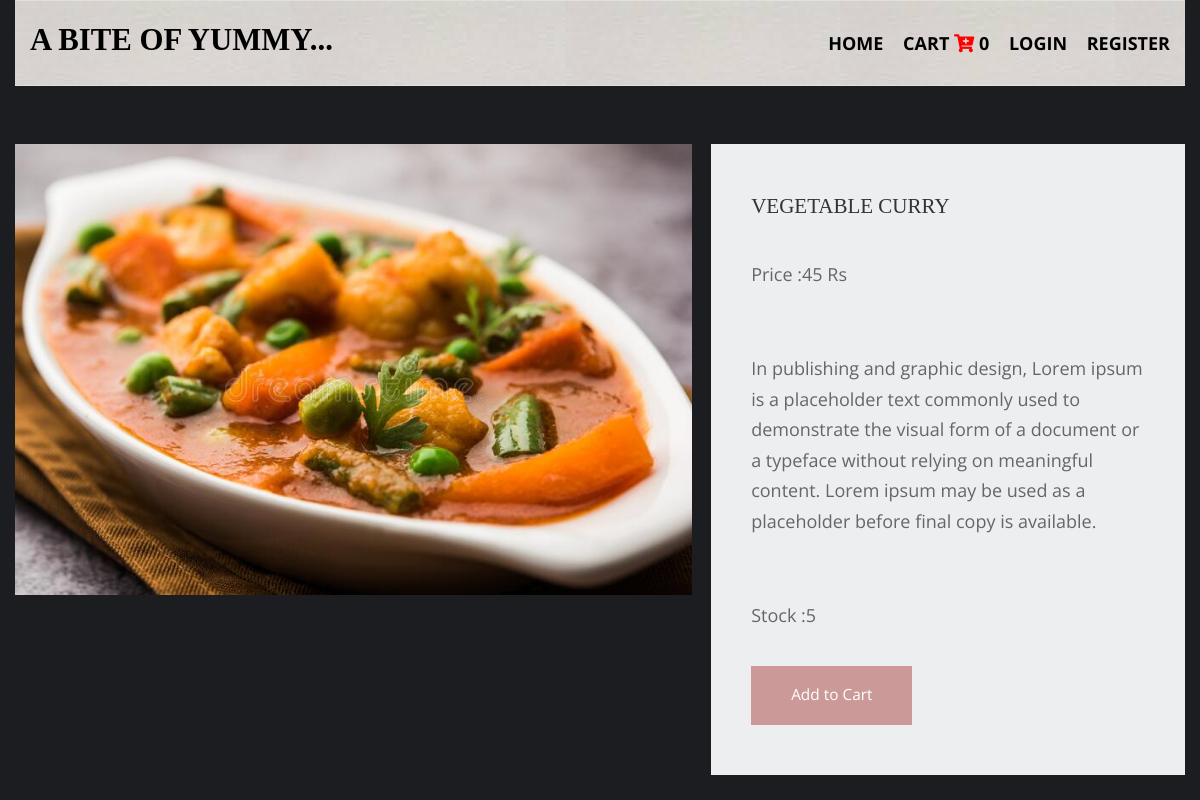
Page /vegetables/vegetable-curry on the committed database.
### shop/models.py (models this page shows, shortened)
class products(models.Model):
    name = models.CharField(max_length=150, unique=True)
    slug = models.SlugField(max_length=250, unique=True)
    img = models.ImageField(upload_to='product')
    desc = models.TextField()
    stock = models.IntegerField()
    available = models.BooleanField()
    price = models.IntegerField()
    category = models.ForeignKey(categ, on_delete=models.CASCADE)

### shop/views.py (the view)
# urls.py: path('<slug:c_slug>/<slug:product_slug>',views.prodDetails,name='details'),
def prodDetails(request, c_slug, product_slug):
    try:
        prod = products.objects.get(category__slug=c_slug, slug=product_slug)
    except Exception as e:
        raise e
    return render(request, 'item.html', {'pr': prod})

### cart/context_processor.py (called while the page is built)
def count(request):
    item_count=0;
    if 'admin' in request.path:
        return{}
    else:
        try:
            ct=cartlist.objects.filter(cart_id=c_id(request))
            cti=items.objects.all().filter(cart=ct[ :1])
            for c in cti:
                item_count += c.quan
        except cartlist.DoesNotExist:
            item_count=0
        return dict(itc=item_count)

### cart/views.py (called while the page is built)
def c_id(request):
    ct_id = request.session.session_key
    if not ct_id:
        ct_id = request.session.create()
    return ct_id

### templates/item.html (shortened to what this page needs)
{% extends 'base.html' %}
{% load static %}
{% block content %}
<html lang="en">
<head>
    <link href="{% static 'pr/fontawesome/css/all.min.css' %}" rel="stylesheet" />
    <link href="{% static 'pr/css/templatemo-comparto.css' %}" rel="stylesheet" />
</head>
<body>
  <br><br>
        <section class="tm-mb-1" id="about">
            <div class="tm-row tm-about-row">
                <div class="tm-section-1-l">
                    <img src="{{pr.img.url}}" alt="About image" class="tm-img-responsive">
                </div>
                <article class="tm-section-1-r tm-bg-color-8">
                    <h2 class="tm-mb-2 tm-title-color">{{pr.name}}</h2>
                    <p>Price :{{pr.price}} Rs</p><br>
                    <p>{{pr.desc}}</p><br>
                    <p>Stock :{{pr.stock}}</p>
                    {% if pr.stock <= 0 %}
                    <h1 style="color:red">Sorry..No stock available</h1>
                    {% else %}
                    <a href="{% url 'addcart' pr.id %}" class="tm-btn tm-btn-1 tm-link-to-services">Add to Cart</a>
                    {% endif %}
                </article>
            </div>
        </section>
</body>
</html>
{% endblock %}

### static/hm/layout/styles/layout.css (style rules this page uses)
*, *::before, *::after { transition:all .3s ease-in-out; }
body { color:#A5A6AA; background-color:#1C1D21; }
a { color:#FBAB45; }

### static/pr/css/templatemo-comparto.css (style rules this page uses)
*, *::before, *::after { box-sizing: border-box; outline: none; }
ul, h1, h2, h3, h4, p, figure { padding: 0; margin: 0; }
body { font-family: 'Open Sans', Arial, sans-serif; font-size: 18px; overflow-x: hidden; padding-left: 15px; padding-right: 15px; margin: 0; }
h2 { font-size: 1.5rem; }
a { transition: all 0.3s ease; text-decoration: none; }
p { color: #666; line-height: 1.7; margin-bottom: 35px; }
h1, h2, h3, h4, h5, h6 { color: #333; }
.tm-mb-1 { margin-bottom: 20px; }
.tm-mb-2 { margin-bottom: 40px; }
.tm-bg-color-8 { background-color: #EDEEEF; }
.tm-img-responsive { max-width: 100%; height: auto; }
.tm-section-1-l { width: 57.85%; margin-right: 1.65%; }
.tm-section-1-r { padding: 50px 40px; width: 40.5%; }
.tm-row { display: flex; }
.tm-btn { display: inline-block; padding: 15px 40px; font-size: 1.1rem; border: none; background-color: #CC9999; color: white; }
a { color: #666; }

### static/hm/layout/styles/framework.css (style rules this page uses)
html { overflow-y:scroll; overflow-x:hidden; }
html, body { margin:0; padding:0; font-size:14px; line-height:1.6em; }
*, *::before, *::after { box-sizing:border-box; }
a { outline:none; text-decoration:none; }
img { width:auto; max-width:100%; height:auto; margin:0; padding:0; border:none; line-height:normal; vertical-align:middle; }
body, input, textarea, select { font-family:Verdana, Geneva, sans-serif; }
h1, h2, h3, h4, h5, h6, .heading { font-family:Georgia, "Times New Roman", Times, serif; }
::placeholder { opacity:1; }
h1, h2, h3, h4, h5, h6, .heading { margin:0 0 20px 0; font-size:1.4rem; line-height:normal; font-weight:normal; text-transform:uppercase; }
address, article, aside, figcaption, figure, footer, header, main, nav, section { display:block; margin:0; padding:0; }

### rows in the picture
products: img (picture), name "VEGETABLE CURRY", price "45", desc "In publishing and graphic design, Lorem ipsum is a placeholder text commonly used to demonstrate the visual form of a document or a typeface without relying on meaningful content. Lorem ipsum may be used as a placeholder before final copy is available.", stock "5"

### other values in the picture
{{ itc }} "0"
